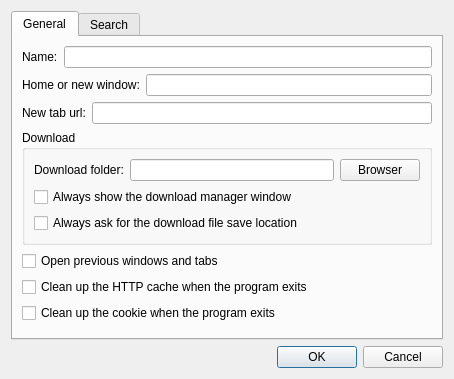
<?xml version="1.0" encoding="UTF-8"?>
<ui version="4.0">
 <class>CDlgSettings</class>
 <widget class="QDialog" name="CDlgSettings">
  <property name="geometry">
   <rect>
    <x>0</x>
    <y>0</y>
    <width>454</width>
    <height>379</height>
   </rect>
  </property>
  <property name="windowTitle">
   <string>Dialog</string>
  </property>
  <layout class="QGridLayout" name="gridLayout_4">
   <item row="0" column="0">
    <widget class="QTabWidget" name="tabWidget">
     <property name="currentIndex">
      <number>0</number>
     </property>
     <widget class="QWidget" name="General">
      <attribute name="title">
       <string>General</string>
      </attribute>
      <layout class="QGridLayout" name="gridLayout_2">
       <item row="3" column="0">
        <widget class="QGroupBox" name="groupBox">
         <property name="title">
          <string>Download</string>
         </property>
         <layout class="QGridLayout" name="gridLayout">
          <item row="0" column="0">
           <layout class="QHBoxLayout" name="horizontalLayout_3">
            <item>
             <widget class="QLabel" name="label_3">
              <property name="text">
               <string>Download folder:</string>
              </property>
             </widget>
            </item>
            <item>
             <widget class="QLineEdit" name="leDownloadFolder">
              <property name="sizePolicy">
               <sizepolicy hsizetype="Expanding" vsizetype="Preferred">
                <horstretch>0</horstretch>
                <verstretch>0</verstretch>
               </sizepolicy>
              </property>
             </widget>
            </item>
            <item>
             <widget class="QPushButton" name="pbDownloadFolder">
              <property name="sizePolicy">
               <sizepolicy hsizetype="Minimum" vsizetype="Preferred">
                <horstretch>0</horstretch>
                <verstretch>0</verstretch>
               </sizepolicy>
              </property>
              <property name="text">
               <string>Browser</string>
              </property>
             </widget>
            </item>
           </layout>
          </item>
          <item row="1" column="0">
           <widget class="QCheckBox" name="cbDownloadShowWindow">
            <property name="text">
             <string>Always show the download manager window</string>
            </property>
           </widget>
          </item>
          <item row="2" column="0">
           <widget class="QCheckBox" name="cbDownloadSave">
            <property name="toolTip">
             <string>Always show the option to choose the download save location.</string>
            </property>
            <property name="statusTip">
             <string>Always show the option to choose the download save location.</string>
            </property>
            <property name="whatsThis">
             <string>Always show the option to choose the download save location.</string>
            </property>
            <property name="text">
             <string>Always ask for the download file save location</string>
            </property>
           </widget>
          </item>
         </layout>
        </widget>
       </item>
       <item row="4" column="0">
        <widget class="QCheckBox" name="cbOpenPreious">
         <property name="text">
          <string>Open previous windows and tabs</string>
         </property>
        </widget>
       </item>
       <item row="1" column="0">
        <layout class="QHBoxLayout" name="horizontalLayout">
         <item>
          <widget class="QLabel" name="label">
           <property name="text">
            <string>Home or new window:</string>
           </property>
          </widget>
         </item>
         <item>
          <widget class="QLineEdit" name="leHomeUrl"/>
         </item>
        </layout>
       </item>
       <item row="7" column="0">
        <spacer name="verticalSpacer">
         <property name="orientation">
          <enum>Qt::Orientation::Vertical</enum>
         </property>
         <property name="sizeHint" stdset="0">
          <size>
           <width>20</width>
           <height>40</height>
          </size>
         </property>
        </spacer>
       </item>
       <item row="5" column="0">
        <widget class="QCheckBox" name="cbClearHttpCache">
         <property name="text">
          <string>Clean up the HTTP cache when the program exits</string>
         </property>
        </widget>
       </item>
       <item row="0" column="0">
        <layout class="QHBoxLayout" name="horizontalLayout_4">
         <item>
          <widget class="QLabel" name="label_4">
           <property name="text">
            <string>Name:</string>
           </property>
          </widget>
         </item>
         <item>
          <widget class="QLineEdit" name="leName"/>
         </item>
        </layout>
       </item>
       <item row="2" column="0">
        <layout class="QHBoxLayout" name="horizontalLayout_2">
         <item>
          <widget class="QLabel" name="label_2">
           <property name="text">
            <string>New tab url:</string>
           </property>
          </widget>
         </item>
         <item>
          <widget class="QLineEdit" name="leTabUrl"/>
         </item>
        </layout>
       </item>
       <item row="6" column="0">
        <widget class="QCheckBox" name="cbClearCookie">
         <property name="text">
          <string>Clean up the cookie when the program exits</string>
         </property>
        </widget>
       </item>
      </layout>
     </widget>
     <widget class="QWidget" name="Search">
      <attribute name="title">
       <string>Search</string>
      </attribute>
      <layout class="QGridLayout" name="gridLayout_3">
       <item row="0" column="0">
        <widget class="QListView" name="lstSearchEngine"/>
       </item>
       <item row="1" column="0">
        <layout class="QHBoxLayout" name="horizontalLayout_5">
         <item>
          <spacer name="horizontalSpacer">
           <property name="orientation">
            <enum>Qt::Orientation::Horizontal</enum>
           </property>
           <property name="sizeHint" stdset="0">
            <size>
             <width>40</width>
             <height>20</height>
            </size>
           </property>
          </spacer>
         </item>
         <item>
          <widget class="QPushButton" name="pbAdd">
           <property name="sizePolicy">
            <sizepolicy hsizetype="Minimum" vsizetype="Fixed">
             <horstretch>0</horstretch>
             <verstretch>0</verstretch>
            </sizepolicy>
           </property>
           <property name="text">
            <string>Add</string>
           </property>
           <property name="icon">
            <iconset theme="list-add"/>
           </property>
          </widget>
         </item>
         <item>
          <widget class="QPushButton" name="pbEdit">
           <property name="text">
            <string>Edit</string>
           </property>
           <property name="icon">
            <iconset theme="edit"/>
           </property>
          </widget>
         </item>
         <item>
          <widget class="QPushButton" name="pbRemove">
           <property name="text">
            <string>Remove</string>
           </property>
           <property name="icon">
            <iconset theme="list-remove"/>
           </property>
          </widget>
         </item>
        </layout>
       </item>
      </layout>
     </widget>
    </widget>
   </item>
   <item row="1" column="0">
    <widget class="QDialogButtonBox" name="buttonBox">
     <property name="orientation">
      <enum>Qt::Orientation::Horizontal</enum>
     </property>
     <property name="standardButtons">
      <set>QDialogButtonBox::StandardButton::Cancel|QDialogButtonBox::StandardButton::Ok</set>
     </property>
    </widget>
   </item>
  </layout>
 </widget>
 <resources/>
 <connections>
  <connection>
   <sender>buttonBox</sender>
   <signal>accepted()</signal>
   <receiver>CDlgSettings</receiver>
   <slot>accept()</slot>
   <hints>
    <hint type="sourcelabel">
     <x>248</x>
     <y>254</y>
    </hint>
    <hint type="destinationlabel">
     <x>157</x>
     <y>274</y>
    </hint>
   </hints>
  </connection>
  <connection>
   <sender>buttonBox</sender>
   <signal>rejected()</signal>
   <receiver>CDlgSettings</receiver>
   <slot>reject()</slot>
   <hints>
    <hint type="sourcelabel">
     <x>316</x>
     <y>260</y>
    </hint>
    <hint type="destinationlabel">
     <x>286</x>
     <y>274</y>
    </hint>
   </hints>
  </connection>
 </connections>
</ui>
